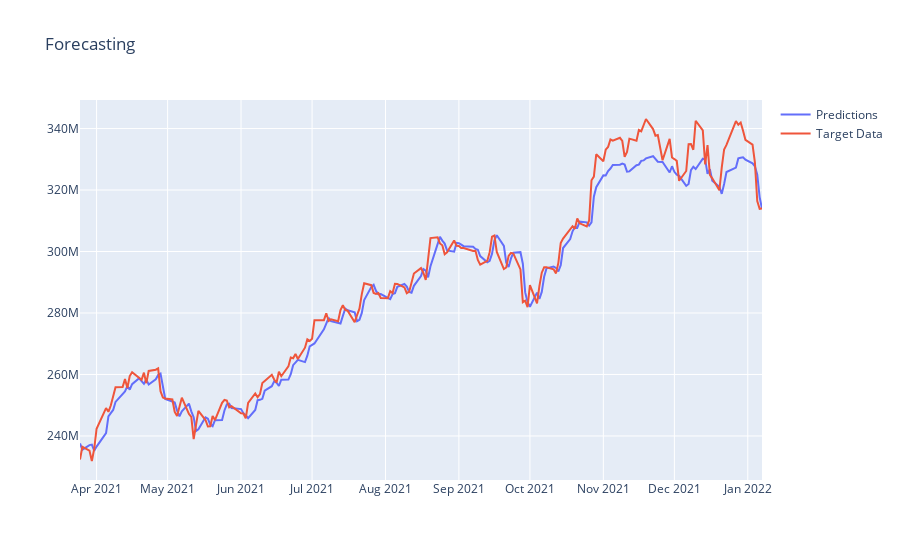

The notebook cell saved with this chart:
### Code cell
import plotly.graph_objects as go
data_forecast = pd.read_csv('static_forecast.csv')


fig_for = go.Figure()

fig_for.add_trace(
    go.Scatter(
        x=data_forecast['dates_train'],
        y=data_forecast['train_predictions'],
        name='Predictions'
    ))

fig_for.add_trace(
    go.Scatter(
        x=data_forecast['dates_train'],
        y=data_forecast['y_train'],
        name='Target Data'
    ))

fig_for.update_layout(title='Forecasting')


fig_for.show()

### Figure 1 — Plotly figure (JSON) as saved in the notebook; plotly's stock layout.template omitted (floating-point values rounded to 4 significant figures; data arrays with more than 128 entries replaced by an {"elided": "..."} marker saying what was removed)
{"data": [{"name": "Predictions", "type": "scatter", "x": {"elided": "201 str values"}, "y": {"elided": "201 float values"}}, {"name": "Target Data", "type": "scatter", "x": {"elided": "201 str values"}, "y": {"elided": "201 float values"}}], "layout": {"title": {"text": "Forecasting"}}}
